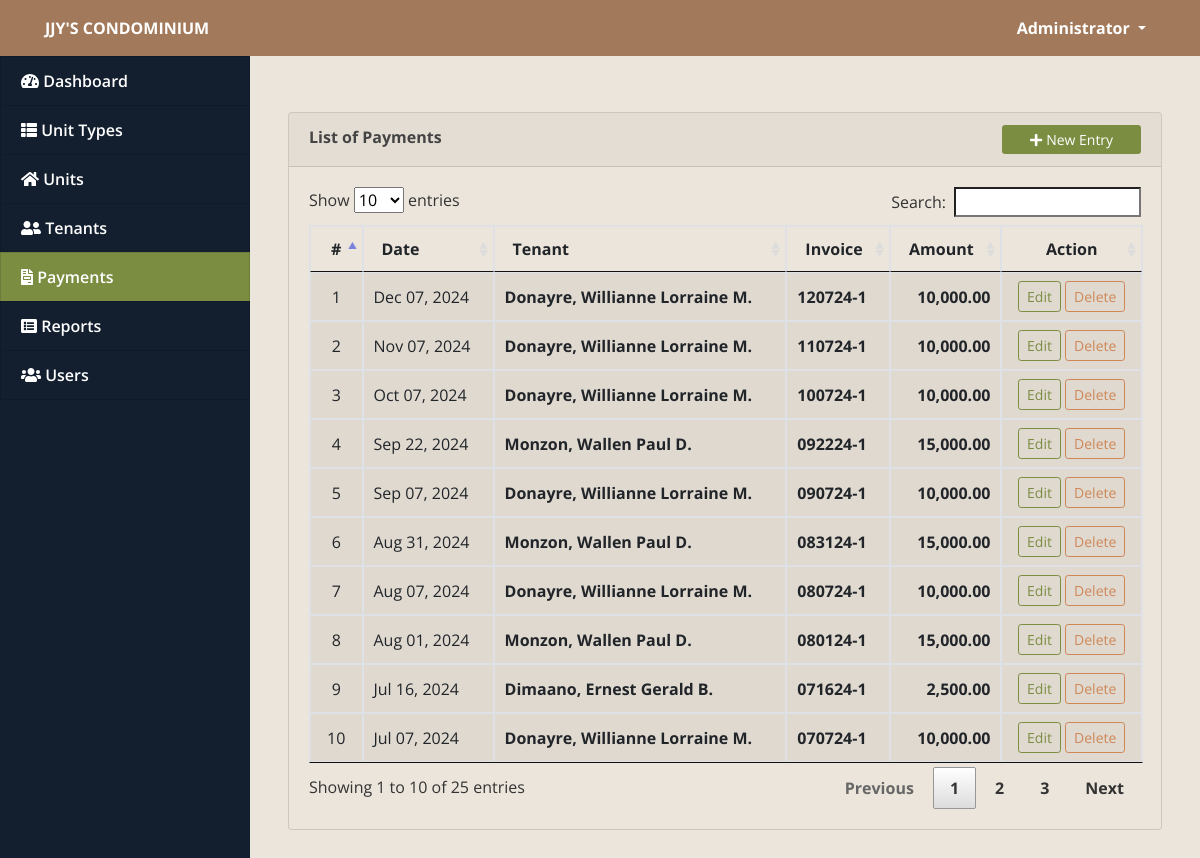
The page /index.php?page=invoices (signed in) on the database its author committed.
### tables this page shows
CREATE TABLE `payments` (
  `id` int(30) NOT NULL,
  `tenant_id` int(30) NOT NULL,
  `amount` float NOT NULL,
  `invoice` varchar(50) NOT NULL,
  `date_created` datetime NOT NULL DEFAULT current_timestamp()
);

### invoices.php (the view, shortened to what this page needs)
<?php include('db_connect.php');?>
<div class="container-fluid">
	<div class="col-lg-12">
		<div class="row">
			<div class="col-md-12">
				<div class="card">
					<div class="card-header">
						<b>List of Payments</b>
						<span class="float:right"><a class="btn btn-primary btn-block btn-sm col-sm-2 float-right" href="javascript:void(0)" id="new_invoice">
					<i class="fa fa-plus"></i> New Entry
				</a></span>
					</div>
					<div class="card-body">
						<table class="table table-condensed table-bordered table-hover">
							<thead>
								<tr>
									<th class="text-center">#</th>
									<th class="">Date</th>
									<th class="">Tenant</th>
									<th class="">Invoice</th>
									<th class="">Amount</th>
									<th class="text-center">Action</th>
								</tr>
							</thead>
							<tbody>
								<?php
								$i = 1;
								$invoices = $conn->query("SELECT p.*,concat(t.lastname,', ',t.firstname,' ',t.middlename) as name FROM payments p inner join tenants t on t.id = p.tenant_id where t.status = 1 order by date(p.date_created) desc ");
								while($row=$invoices->fetch_assoc()):
								?>
								<tr>
									<td class="text-center"><?php echo $i++ ?></td>
									<td>
										<?php echo date('M d, Y',strtotime($row['date_created'])) ?>
									</td>
									<td class="">
										 <p> <b><?php echo ucwords($row['name']) ?></b></p>
									</td>
									<td class="">
										 <p> <b><?php echo ucwords($row['invoice']) ?></b></p>
									</td>
									<td class="text-right">
										 <p> <b><?php echo number_format($row['amount'],2) ?></b></p>
									</td>
									<td class="text-center">
										<button class="btn btn-sm btn-outline-primary edit_invoice" type="button" data-id="<?php echo $row['id'] ?>" >Edit</button>
										<button class="btn btn-sm btn-outline-danger delete_invoice" type="button" data-id="<?php echo $row['id'] ?>">Delete</button>
									</td>
								</tr>
								<?php endwhile; ?>
							</tbody>
						</table>
					</div>
				</div>
			</div>
		</div>
	</div>
</div>

### css/overrides.css (style rules this page uses)
a { color: #7d6544; font-weight: bold; }
.btn-primary { color: #ffffff; background: #7b8d41 !important; border: none; }
.btn-outline-primary { color: #7b8d41; background: unset !important; border-color: #7b8d41; }
.btn-outline-danger { color: #cf8758; background: unset !important; border-color: #cf8758; }
.card { background: #ebe5db !important; }
.table.dataTable tbody tr { background-color: rgba(0,0,0,.05); }

### assets/css/style.css (style rules this page uses)
body { font-family: "Open Sans", sans-serif; color: #444444; width: 100%; height: calc(100%); }
a { color: #1977cc; }

### index.php (style rules this page uses)
body { background: #80808045; }

### invoices.php (style rules this page uses)
td { vertical-align: middle !important; }
td p { margin: unset }

### rows shown on the page
payments: date_created "Dec 07, 2024", name "Donayre, Willianne Lorraine M.", invoice "120724-1", amount "10,000.00"
payments: date_created "Nov 07, 2024", name "Donayre, Willianne Lorraine M.", invoice "110724-1", amount "10,000.00"
payments: date_created "Oct 07, 2024", name "Donayre, Willianne Lorraine M.", invoice "100724-1", amount "10,000.00"
payments: date_created "Sep 22, 2024", name "Monzon, Wallen Paul D.", invoice "092224-1", amount "15,000.00"
payments: date_created "Sep 07, 2024", name "Donayre, Willianne Lorraine M.", invoice "090724-1", amount "10,000.00"
payments: date_created "Aug 31, 2024", name "Monzon, Wallen Paul D.", invoice "083124-1", amount "15,000.00"
payments: date_created "Aug 07, 2024", name "Donayre, Willianne Lorraine M.", invoice "080724-1", amount "10,000.00"
payments: date_created "Aug 01, 2024", name "Monzon, Wallen Paul D.", invoice "080124-1", amount "15,000.00"
payments: date_created "Jul 16, 2024", name "Dimaano, Ernest Gerald B.", invoice "071624-1", amount "2,500.00"
payments: date_created "Jul 07, 2024", name "Donayre, Willianne Lorraine M.", invoice "070724-1", amount "10,000.00"

### other values the page prints
$_SESSION['system']['name'] "JJY'S CONDOMINIUM"
$_SESSION['login_name'] "Administrator"
